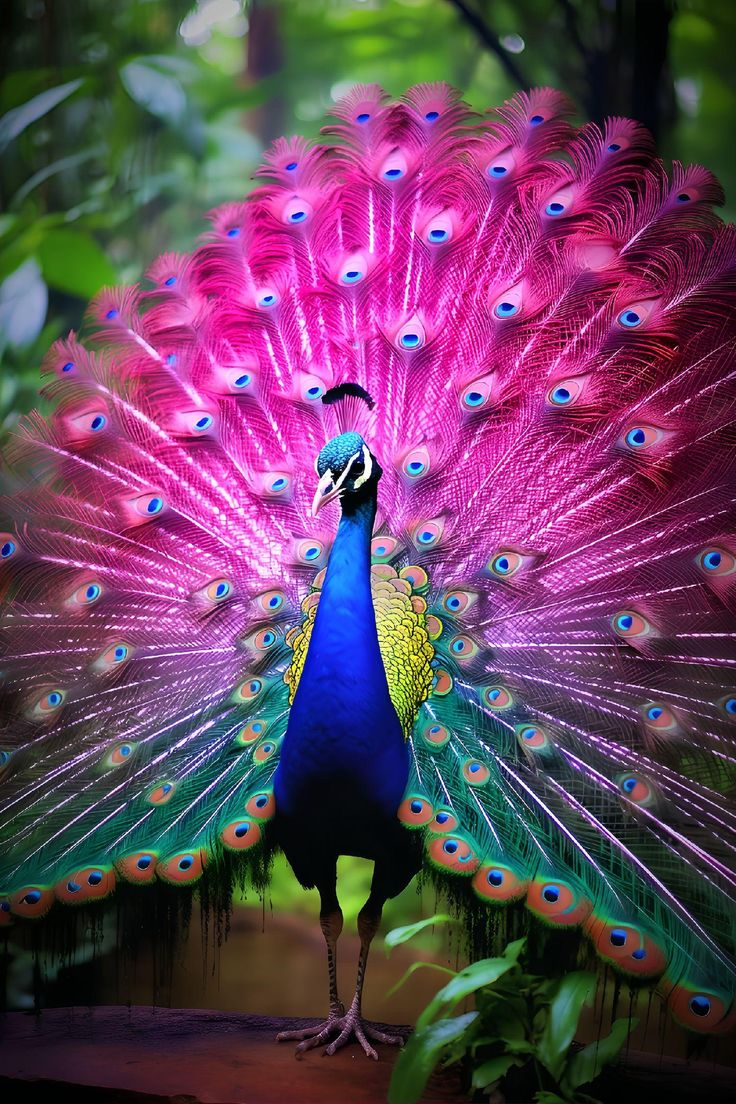
#> input picture data/image.jpg, 736 x 1104 px, found by its file name
$ python drawing.py
#> lines starting #> are read from the running program, lines starting #| are printed output that depends on the picture
import os
import cv2

img=cv2.imread(os.path.join('.','data','image.jpg'))
#> img is the input picture: shape (1104, 736, 3); mean B, G, R 92.7, 66.3, 101.4
resized_image = cv2.resize(img,(368,552))
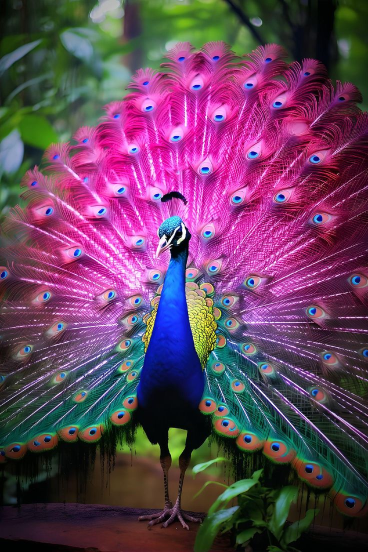
#> resized_image: shape (552, 368, 3); mean B, G, R 92.9, 66.5, 101.5
#line
cv2.line(resized_image,(100,100),(200,200),(0,255,0),2)
#rectangle
cv2.rectangle(resized_image,(120,120),(280,280),(255,0,0),3)
#circle
cv2.circle(resized_image,(300,300),30,(0,0,255),4)
#text
cv2.putText(resized_image,'hello i am here ' ,(100,450),cv2.FONT_HERSHEY_SIMPLEX,1,(255,255,0),4)
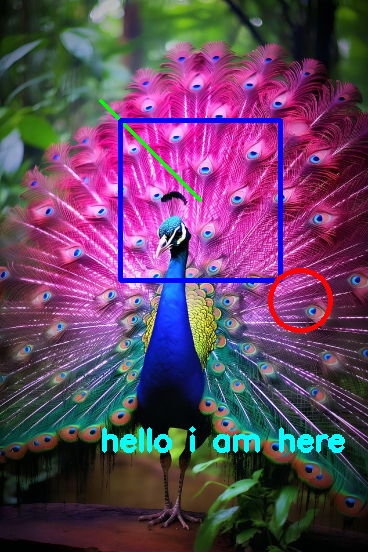
#> resized_image: shape (552, 368, 3); mean B, G, R 95.7, 67.6, 98.2
cv2.imshow('resized_image',resized_image)
cv2.waitKey(0)

$ run again, with data/people_detection.png saved as data/image.jpg
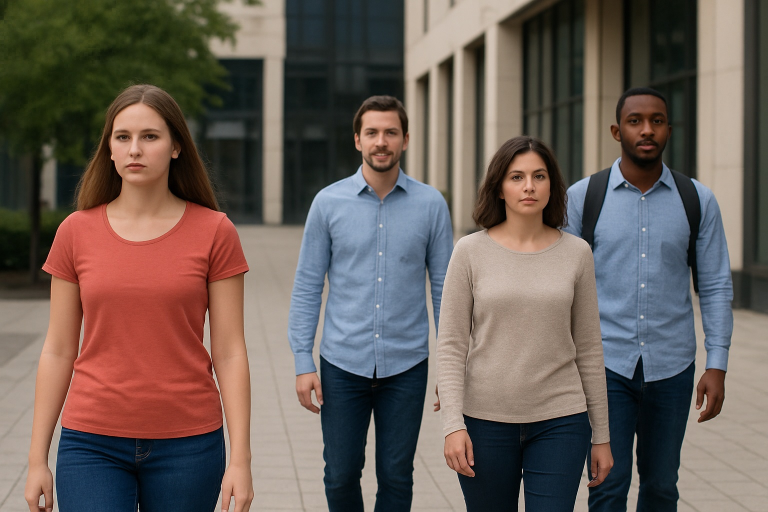
#> input picture data/people_detection.png, 1536 x 1024 px, found by its file name (shown at 1/2 size)
#> img is the input picture: shape (1024, 1536, 3); mean B, G, R 87.4, 93.9, 106.1
#> `resized_image = cv2.resize(img,(368,552))`:
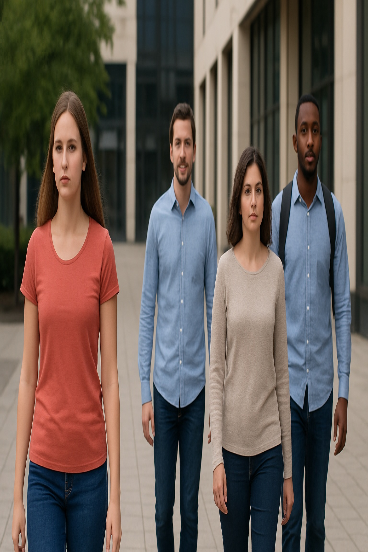
#> resized_image: shape (552, 368, 3); mean B, G, R 87.3, 93.8, 106.1
#> `cv2.putText(resized_image,'hello i am here ' ,(100,450),cv2.FONT_HERSH..`:
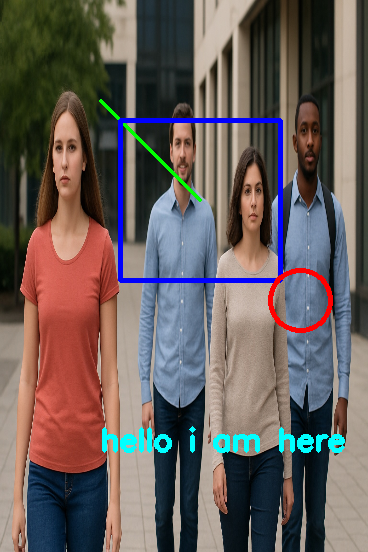
#> resized_image: shape (552, 368, 3); mean B, G, R 90.9, 94, 103.7
